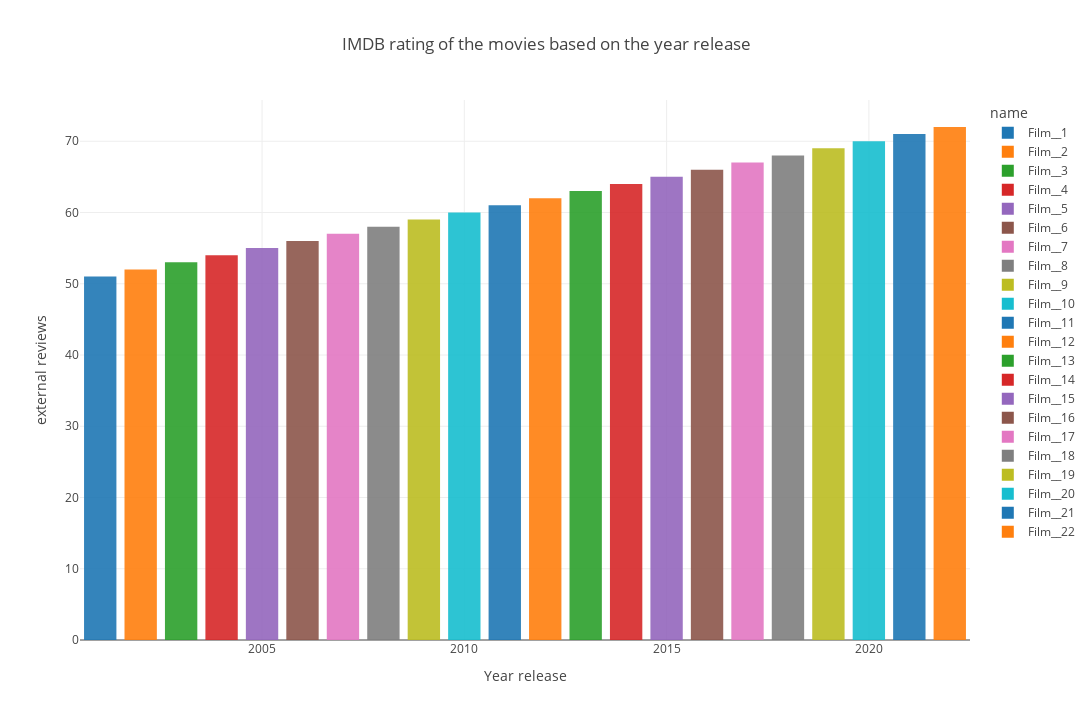

The code cell stored with this chart in its notebook:
### Code cell
barchart = px.bar(
    data_frame=dfb,
    x="year_released",
    y="external_reviews",
    color="name",              
    opacity=0.9,                 
    orientation="v",              
    barmode='relative',
     

    
    labels={"year_released":"Year release","external_reviews":" external reviews"},           # map the labels of the figure
    title='External reviews of the movies based on the year release', # figure title
    width=1400,                   # figure width in pixels
    height=720,                   # figure height in pixels
    template='gridon')
    
 

 
    
pio.show(barchart)

### Figure 1 — Plotly figure (JSON) as saved in the notebook; plotly's stock layout.template omitted (floating-point values rounded to 4 significant figures)
{"data": [{"alignmentgroup": "True", "hovertemplate": "name=Film__1<br>Year release=%{x}<br> external reviews=%{y}<extra></extra>", "legendgroup": "Film__1", "marker": {"color": "#1F77B4", "opacity": 0.9, "pattern": {"shape": ""}}, "name": "Film__1", "offsetgroup": "Film__1", "orientation": "v", "showlegend": true, "textposition": "auto", "type": "bar", "x": [2001], "xaxis": "x", "y": [51], "yaxis": "y"}, {"alignmentgroup": "True", "hovertemplate": "name=Film__2<br>Year release=%{x}<br> external reviews=%{y}<extra></extra>", "legendgroup": "Film__2", "marker": {"color": "#FF7F0E", "opacity": 0.9, "pattern": {"shape": ""}}, "name": "Film__2", "offsetgroup": "Film__2", "orientation": "v", "showlegend": true, "textposition": "auto", "type": "bar", "x": [2002], "xaxis": "x", "y": [52], "yaxis": "y"}, {"alignmentgroup": "True", "hovertemplate": "name=Film__3<br>Year release=%{x}<br> external reviews=%{y}<extra></extra>", "legendgroup": "Film__3", "marker": {"color": "#2CA02C", "opacity": 0.9, "pattern": {"shape": ""}}, "name": "Film__3", "offsetgroup": "Film__3", "orientation": "v", "showlegend": true, "textposition": "auto", "type": "bar", "x": [2003], "xaxis": "x", "y": [53], "yaxis": "y"}, {"alignmentgroup": "True", "hovertemplate": "name=Film__4<br>Year release=%{x}<br> external reviews=%{y}<extra></extra>", "legendgroup": "Film__4", "marker": {"color": "#D62728", "opacity": 0.9, "pattern": {"shape": ""}}, "name": "Film__4", "offsetgroup": "Film__4", "orientation": "v", "showlegend": true, "textposition": "auto", "type": "bar", "x": [2004], "xaxis": "x", "y": [54], "yaxis": "y"}, {"alignmentgroup": "True", "hovertemplate": "name=Film__5<br>Year release=%{x}<br> external reviews=%{y}<extra></extra>", "legendgroup": "Film__5", "marker": {"color": "#9467BD", "opacity": 0.9, "pattern": {"shape": ""}}, "name": "Film__5", "offsetgroup": "Film__5", "orientation": "v", "showlegend": true, "textposition": "auto", "type": "bar", "x": [2005], "xaxis": "x", "y": [55], "yaxis": "y"}, {"alignmentgroup": "True", "hovertemplate": "name=Film__6<br>Year release=%{x}<br> external reviews=%{y}<extra></extra>", "legendgroup": "Film__6", "marker": {"color": "#8C564B", "opacity": 0.9, "pattern": {"shape": ""}}, "name": "Film__6", "offsetgroup": "Film__6", "orientation": "v", "showlegend": true, "textposition": "auto", "type": "bar", "x": [2006], "xaxis": "x", "y": [56], "yaxis": "y"}, {"alignmentgroup": "True", "hovertemplate": "name=Film__7<br>Year release=%{x}<br> external reviews=%{y}<extra></extra>", "legendgroup": "Film__7", "marker": {"color": "#E377C2", "opacity": 0.9, "pattern": {"shape": ""}}, "name": "Film__7", "offsetgroup": "Film__7", "orientation": "v", "showlegend": true, "textposition": "auto", "type": "bar", "x": [2007], "xaxis": "x", "y": [57], "yaxis": "y"}, {"alignmentgroup": "True", "hovertemplate": "name=Film__8<br>Year release=%{x}<br> external reviews=%{y}<extra></extra>", "legendgroup": "Film__8", "marker": {"color": "#7F7F7F", "opacity": 0.9, "pattern": {"shape": ""}}, "name": "Film__8", "offsetgroup": "Film__8", "orientation": "v", "showlegend": true, "textposition": "auto", "type": "bar", "x": [2008], "xaxis": "x", "y": [58], "yaxis": "y"}, {"alignmentgroup": "True", "hovertemplate": "name=Film__9<br>Year release=%{x}<br> external reviews=%{y}<extra></extra>", "legendgroup": "Film__9", "marker": {"color": "#BCBD22", "opacity": 0.9, "pattern": {"shape": ""}}, "name": "Film__9", "offsetgroup": "Film__9", "orientation": "v", "showlegend": true, "textposition": "auto", "type": "bar", "x": [2009], "xaxis": "x", "y": [59], "yaxis": "y"}, {"alignmentgroup": "True", "hovertemplate": "name=Film__10<br>Year release=%{x}<br> external reviews=%{y}<extra></extra>", "legendgroup": "Film__10", "marker": {"color": "#17BECF", "opacity": 0.9, "pattern": {"shape": ""}}, "name": "Film__10", "offsetgroup": "Film__10", "orientation": "v", "showlegend": true, "textposition": "auto", "type": "bar", "x": [2010], "xaxis": "x", "y": [60], "yaxis": "y"}, {"alignmentgroup": "True", "hovertemplate": "name=Film__11<br>Year release=%{x}<br> external reviews=%{y}<extra></extra>", "legendgroup": "Film__11", "marker": {"color": "#1F77B4", "opacity": 0.9, "pattern": {"shape": ""}}, "name": "Film__11", "offsetgroup": "Film__11", "orientation": "v", "showlegend": true, "textposition": "auto", "type": "bar", "x": [2011], "xaxis": "x", "y": [61], "yaxis": "y"}, {"alignmentgroup": "True", "hovertemplate": "name=Film__12<br>Year release=%{x}<br> external reviews=%{y}<extra></extra>", "legendgroup": "Film__12", "marker": {"color": "#FF7F0E", "opacity": 0.9, "pattern": {"shape": ""}}, "name": "Film__12", "offsetgroup": "Film__12", "orientation": "v", "showlegend": true, "textposition": "auto", "type": "bar", "x": [2012], "xaxis": "x", "y": [62], "yaxis": "y"}, {"alignmentgroup": "True", "hovertemplate": "name=Film__13<br>Year release=%{x}<br> external reviews=%{y}<extra></extra>", "legendgroup": "Film__13", "marker": {"color": "#2CA02C", "opacity": 0.9, "pattern": {"shape": ""}}, "name": "Film__13", "offsetgroup": "Film__13", "orientation": "v", "showlegend": true, "textposition": "auto", "type": "bar", "x": [2013], "xaxis": "x", "y": [63], "yaxis": "y"}, {"alignmentgroup": "True", "hovertemplate": "name=Film__14<br>Year release=%{x}<br> external reviews=%{y}<extra></extra>", "legendgroup": "Film__14", "marker": {"color": "#D62728", "opacity": 0.9, "pattern": {"shape": ""}}, "name": "Film__14", "offsetgroup": "Film__14", "orientation": "v", "showlegend": true, "textposition": "auto", "type": "bar", "x": [2014], "xaxis": "x", "y": [64], "yaxis": "y"}, {"alignmentgroup": "True", "hovertemplate": "name=Film__15<br>Year release=%{x}<br> external reviews=%{y}<extra></extra>", "legendgroup": "Film__15", "marker": {"color": "#9467BD", "opacity": 0.9, "pattern": {"shape": ""}}, "name": "Film__15", "offsetgroup": "Film__15", "orientation": "v", "showlegend": true, "textposition": "auto", "type": "bar", "x": [2015], "xaxis": "x", "y": [65], "yaxis": "y"}, {"alignmentgroup": "True", "hovertemplate": "name=Film__16<br>Year release=%{x}<br> external reviews=%{y}<extra></extra>", "legendgroup": "Film__16", "marker": {"color": "#8C564B", "opacity": 0.9, "pattern": {"shape": ""}}, "name": "Film__16", "offsetgroup": "Film__16", "orientation": "v", "showlegend": true, "textposition": "auto", "type": "bar", "x": [2016], "xaxis": "x", "y": [66], "yaxis": "y"}, {"alignmentgroup": "True", "hovertemplate": "name=Film__17<br>Year release=%{x}<br> external reviews=%{y}<extra></extra>", "legendgroup": "Film__17", "marker": {"color": "#E377C2", "opacity": 0.9, "pattern": {"shape": ""}}, "name": "Film__17", "offsetgroup": "Film__17", "orientation": "v", "showlegend": true, "textposition": "auto", "type": "bar", "x": [2017], "xaxis": "x", "y": [67], "yaxis": "y"}, {"alignmentgroup": "True", "hovertemplate": "name=Film__18<br>Year release=%{x}<br> external reviews=%{y}<extra></extra>", "legendgroup": "Film__18", "marker": {"color": "#7F7F7F", "opacity": 0.9, "pattern": {"shape": ""}}, "name": "Film__18", "offsetgroup": "Film__18", "orientation": "v", "showlegend": true, "textposition": "auto", "type": "bar", "x": [2018], "xaxis": "x", "y": [68], "yaxis": "y"}, {"alignmentgroup": "True", "hovertemplate": "name=Film__19<br>Year release=%{x}<br> external reviews=%{y}<extra></extra>", "legendgroup": "Film__19", "marker": {"color": "#BCBD22", "opacity": 0.9, "pattern": {"shape": ""}}, "name": "Film__19", "offsetgroup": "Film__19", "orientation": "v", "showlegend": true, "textposition": "auto", "type": "bar", "x": [2019], "xaxis": "x", "y": [69], "yaxis": "y"}, {"alignmentgroup": "True", "hovertemplate": "name=Film__20<br>Year release=%{x}<br> external reviews=%{y}<extra></extra>", "legendgroup": "Film__20", "marker": {"color": "#17BECF", "opacity": 0.9, "pattern": {"shape": ""}}, "name": "Film__20", "offsetgroup": "Film__20", "orientation": "v", "showlegend": true, "textposition": "auto", "type": "bar", "x": [2020], "xaxis": "x", "y": [70], "yaxis": "y"}, {"alignmentgroup": "True", "hovertemplate": "name=Film__21<br>Year release=%{x}<br> external reviews=%{y}<extra></extra>", "legendgroup": "Film__21", "marker": {"color": "#1F77B4", "opacity": 0.9, "pattern": {"shape": ""}}, "name": "Film__21", "offsetgroup": "Film__21", "orientation": "v", "showlegend": true, "textposition": "auto", "type": "bar", "x": [2021], "xaxis": "x", "y": [71], "yaxis": "y"}, {"alignmentgroup": "True", "hovertemplate": "name=Film__22<br>Year release=%{x}<br> external reviews=%{y}<extra></extra>", "legendgroup": "Film__22", "marker": {"color": "#FF7F0E", "opacity": 0.9, "pattern": {"shape": ""}}, "name": "Film__22", "offsetgroup": "Film__22", "orientation": "v", "showlegend": true, "textposition": "auto", "type": "bar", "x": [2022], "xaxis": "x", "y": [72], "yaxis": "y"}], "layout": {"barmode": "relative", "height": 720, "legend": {"title": {"text": "name"}, "tracegroupgap": 0}, "title": {"text": "IMDB rating of the movies based on the year release"}, "width": 1400, "xaxis": {"anchor": "y", "domain": [0, 1], "title": {"text": "Year release"}}, "yaxis": {"anchor": "x", "domain": [0, 1], "title": {"text": " external reviews"}}}}
